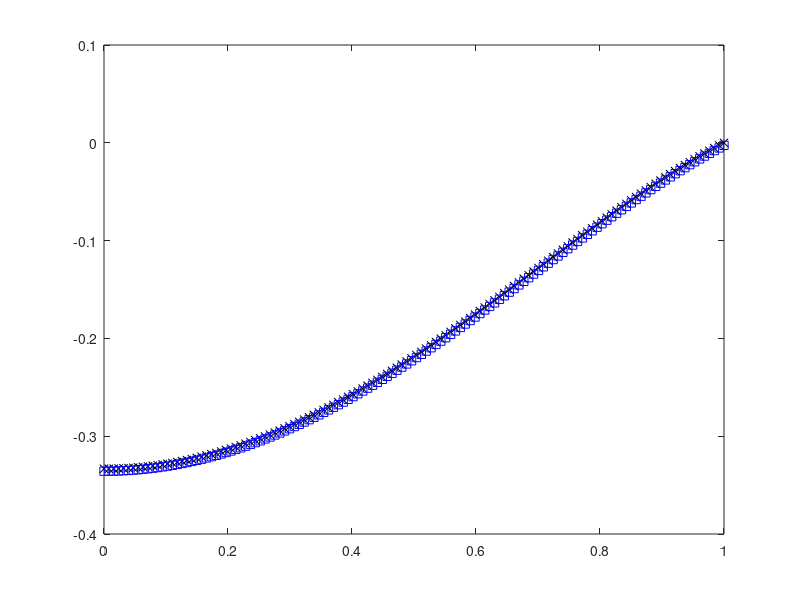

Reproduce this figure in MATLAB.
clear all
clc

%FORM:  uxx = -f = g

%DEFINE GRID SIZE 
a =0; %first grid point 
b = 1; %last grid point 
jmax = 128; %max number of cells
dx = (b-a)/(jmax-1); %spacing 


%DEFINE BASIC PARAMETERS 
tol = 1e-20; %error
x = linspace(a,b,jmax); %mesh space 
unew = zeros(1,jmax); %solution 
%right hand side vector 
g = 1-2.*(x'.^2);

%initial conditions
u = 0*(x');
u(1) = 0; 
u(jmax) = 0; 

uold = u;





%ANALYTICAL SOLN 

u_analytical = ((x.^2)/2)-((x.^4)/6)-(1/3);
% u_analytical = u_analytical.';


A = full(gallery('tridiag',jmax,1,-2,1));

A(1,1) = -2; 
A(1,2) = 2;

% 
rhs = (dx^2).*(g);
% 
ureal = (A\(rhs));
ureal = ureal.';


% z = inv(A);
% ureal = z*rhs;
% ureal = ureal.';





%STARTING GAUSS-SEIDEL LOOP 
% 
%iteration loop 



%getting diagonal vectors

D = ones(jmax,1)*-2;
L = tril(A);
% 
B = L;
Binv = inv(B); 
% 
R = eye(jmax)-Binv*A;


u_gs = zeros(jmax,1);
c = Binv*(dx^2*g);
for k = 1:50000
  
  u_gs = (R*u_gs)+c;
  res = (dx^2)*g-(A*u_gs);
  if (norm(res)<tol)
    break
  end
  
end

disp(norm(res));












% for iter = 1: 10000
%    
%     %Gauss-Seidel loop 
%     for j = 1:jmax
%         if j == jmax
%           unew(j) = 0;
%         elseif j == 1
%           unew(j) = unew(2);
%         else          
%           unew(j) = ((1/2)*(uold(j+1)+unew(j-1)-((dx.^2)*g(j))));
%         end
%     end
%     
%     
%     
%     err(iter) = norm(unew-uold);
%     resi = (dx^2)*g - A*(unew.');
% %     disp(norm(resi));
% %     disp(iter);
%     if err(iter)<tol
%         break 
%     else
%     end
%     uold = unew;
%     iter = iter+1;
%     
%     
%    
%    
%     
%     
% end


% disp(norm(resi));
% disp(unew(1)); 
% disp(unew(jmax));





% res = abs(ureal-u_analytical);
% disp(sum(res)/jmax);

% plot(x,ureal','r')
% hold on
plot(x,u_analytical,'xk')
hold on
plot(x,u_gs,'sb')


% legend('MATLAB','INTEGRAL','NUMERICAL')

























